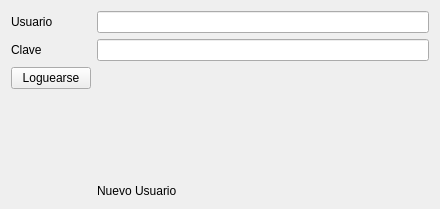
<?xml version="1.0" encoding="UTF-8"?>
<ui version="4.0">
 <class>Login</class>
 <widget class="QWidget" name="Login">
  <property name="geometry">
   <rect>
    <x>0</x>
    <y>0</y>
    <width>440</width>
    <height>209</height>
   </rect>
  </property>
  <property name="windowTitle">
   <string>Login</string>
  </property>
  <layout class="QGridLayout" name="gridLayout">
   <item row="0" column="0">
    <widget class="QLabel" name="lUsuario">
     <property name="text">
      <string>Usuario</string>
     </property>
    </widget>
   </item>
   <item row="1" column="1">
    <widget class="QLineEdit" name="leClave"/>
   </item>
   <item row="2" column="0">
    <widget class="QPushButton" name="loginButton">
     <property name="text">
      <string>Loguearse</string>
     </property>
    </widget>
   </item>
   <item row="0" column="1">
    <widget class="QLineEdit" name="leUsuario"/>
   </item>
   <item row="1" column="0">
    <widget class="QLabel" name="lClave">
     <property name="text">
      <string>Clave</string>
     </property>
    </widget>
   </item>
   <item row="3" column="0">
    <spacer name="verticalSpacer">
     <property name="orientation">
      <enum>Qt::Vertical</enum>
     </property>
     <property name="sizeHint" stdset="0">
      <size>
       <width>20</width>
       <height>40</height>
      </size>
     </property>
    </spacer>
   </item>
   <item row="4" column="1">
    <widget class="QLabel" name="registerLabel">
     <property name="enabled">
      <bool>true</bool>
     </property>
     <property name="text">
      <string>Nuevo Usuario</string>
     </property>
     <property name="openExternalLinks">
      <bool>false</bool>
     </property>
    </widget>
   </item>
  </layout>
 </widget>
 <resources/>
 <connections/>
</ui>
